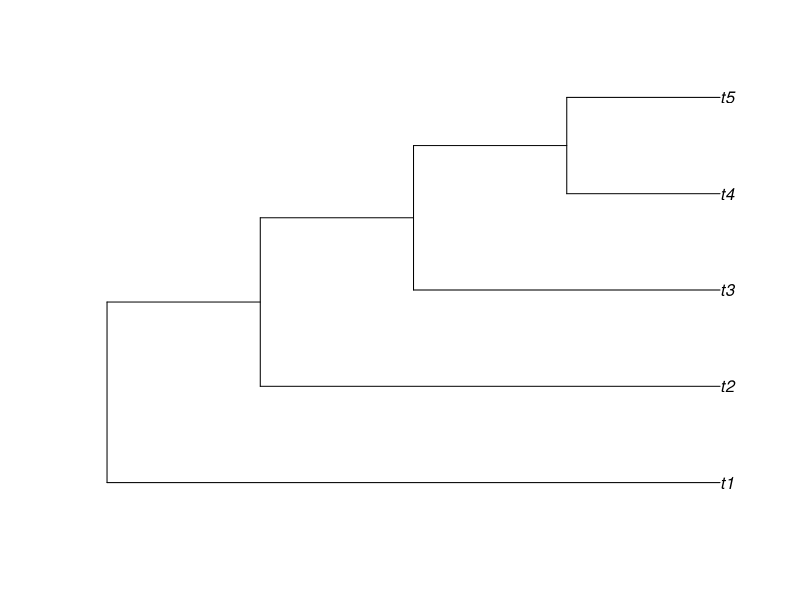
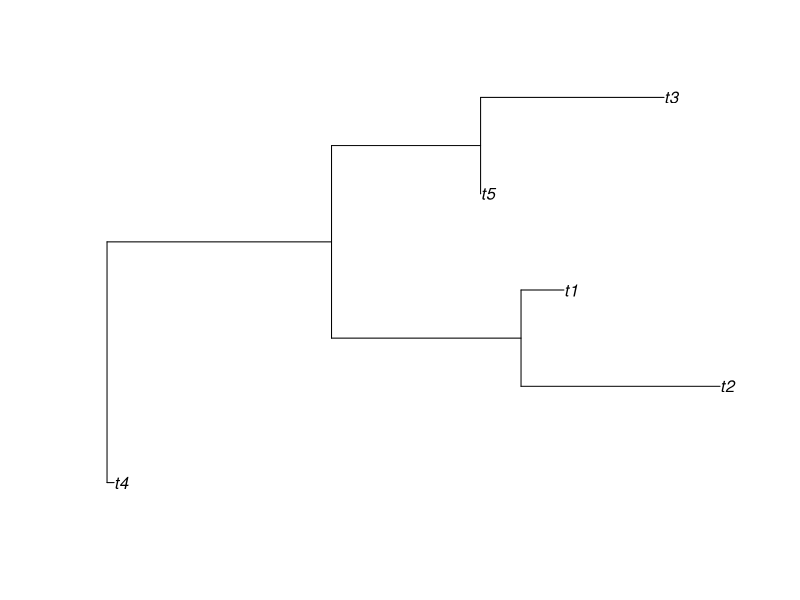
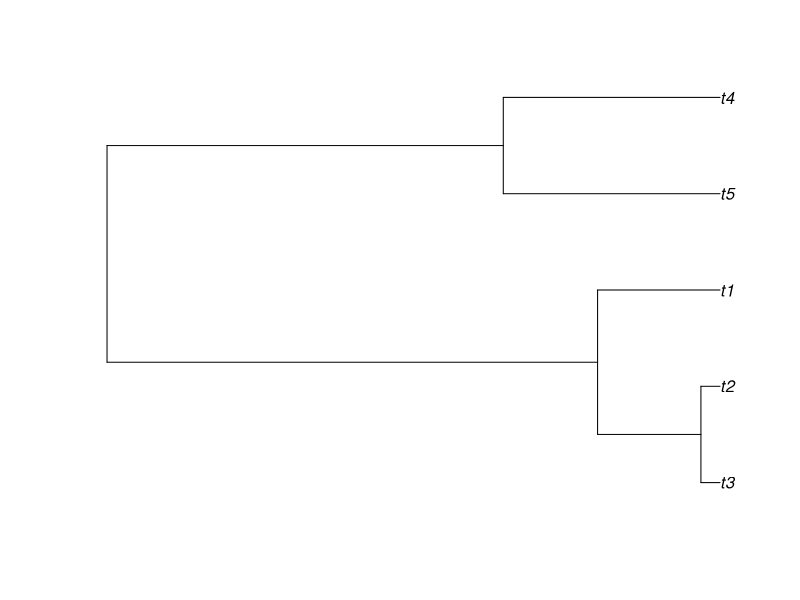
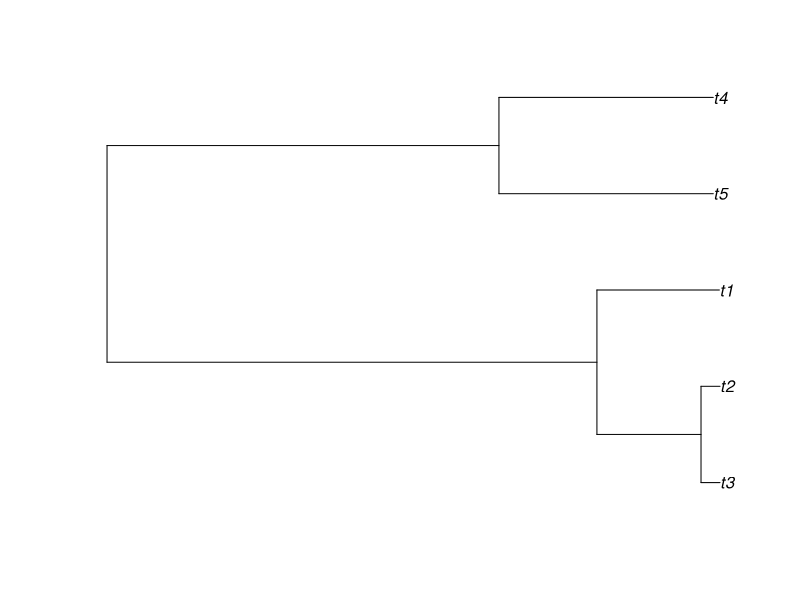
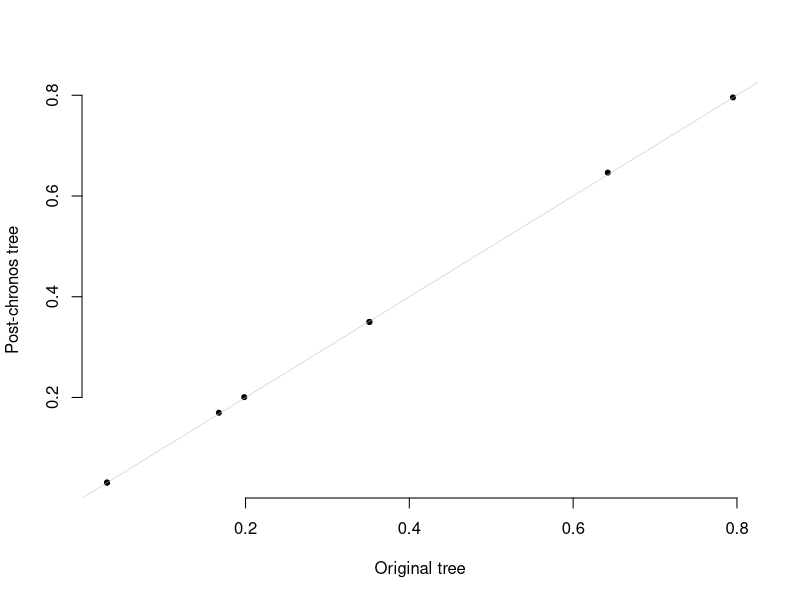

These charts were generated, in order, by the following R code:
## ---- chunk 1
set.seed(1859)
library(ape)
phy <- ape::stree(5, type="left")
plot(phy)
## ---- chunk 2
ape::print.phylo(phy)
## ---- chunk 3
phy <- ape::rtree(5)
plot(phy)
print(ape::is.ultrametric(phy))
## ---- chunk 4
phy <- ape::rcoal(5)
plot(phy)
print(ape::is.ultrametric(phy))
## ---- chunk 5
phy2 <- ape::read.tree(text=write.tree(phy, digits=2))
plot(phy2)
print(ape::is.ultrametric(phy2))
## ---- chunk 6
phy3 <- ape::chronoMPL(phy2)
print(ape::is.ultrametric(phy3))
## ---- chunk 7
plot(phy$edge.length, phy3$edge.length, xlab="Original tree", ylab="Post-chronos tree", pch=20, bty="n")
abline(a=0, b=1, col="gray", lwd=0.5)
## ---- chunk 8
library(knitr)
length.matrix <- cbind(phy$edge.length, phy2$edge.length, phy3$edge.length)
colnames(length.matrix) <- c("Original", "Rounded", "Recalibrated")
kable(length.matrix)
